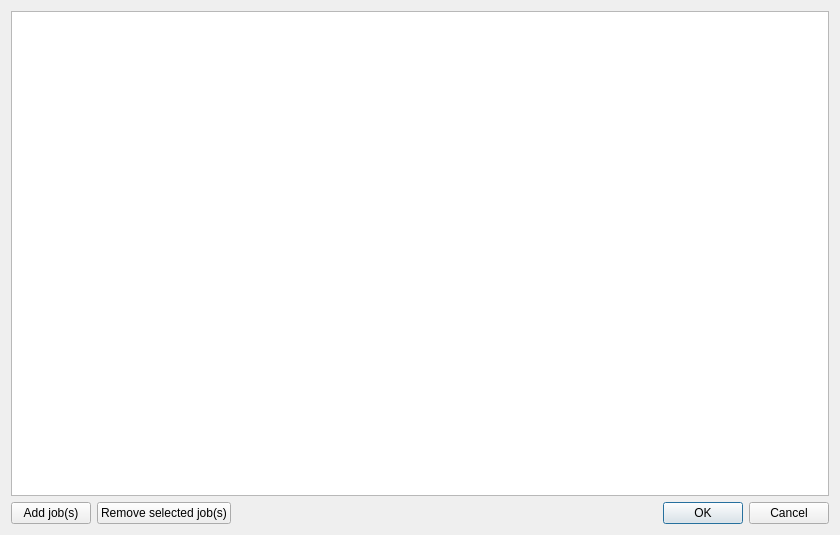
<?xml version="1.0" encoding="UTF-8"?>
<ui version="4.0">
 <class>JobDialog</class>
 <widget class="QDialog" name="JobDialog">
  <property name="geometry">
   <rect>
    <x>0</x>
    <y>0</y>
    <width>840</width>
    <height>535</height>
   </rect>
  </property>
  <property name="windowTitle">
   <string>Manage Job List</string>
  </property>
  <layout class="QGridLayout" name="gridLayout">
   <item row="1" column="0">
    <widget class="QPushButton" name="button_add_jobs">
     <property name="text">
      <string>Add job(s)</string>
     </property>
    </widget>
   </item>
   <item row="0" column="0" colspan="3">
    <widget class="QListWidget" name="job_list_widget">
     <property name="selectionMode">
      <enum>QAbstractItemView::ExtendedSelection</enum>
     </property>
     <property name="selectionBehavior">
      <enum>QAbstractItemView::SelectRows</enum>
     </property>
    </widget>
   </item>
   <item row="1" column="2">
    <widget class="QDialogButtonBox" name="buttonBox">
     <property name="orientation">
      <enum>Qt::Horizontal</enum>
     </property>
     <property name="standardButtons">
      <set>QDialogButtonBox::Cancel|QDialogButtonBox::Ok</set>
     </property>
    </widget>
   </item>
   <item row="1" column="1">
    <widget class="QPushButton" name="button_remove_jobs">
     <property name="text">
      <string>Remove selected job(s)</string>
     </property>
    </widget>
   </item>
  </layout>
 </widget>
 <resources/>
 <connections>
  <connection>
   <sender>buttonBox</sender>
   <signal>accepted()</signal>
   <receiver>JobDialog</receiver>
   <slot>accept()</slot>
   <hints>
    <hint type="sourcelabel">
     <x>248</x>
     <y>254</y>
    </hint>
    <hint type="destinationlabel">
     <x>157</x>
     <y>274</y>
    </hint>
   </hints>
  </connection>
  <connection>
   <sender>buttonBox</sender>
   <signal>rejected()</signal>
   <receiver>JobDialog</receiver>
   <slot>reject()</slot>
   <hints>
    <hint type="sourcelabel">
     <x>316</x>
     <y>260</y>
    </hint>
    <hint type="destinationlabel">
     <x>286</x>
     <y>274</y>
    </hint>
   </hints>
  </connection>
 </connections>
</ui>
